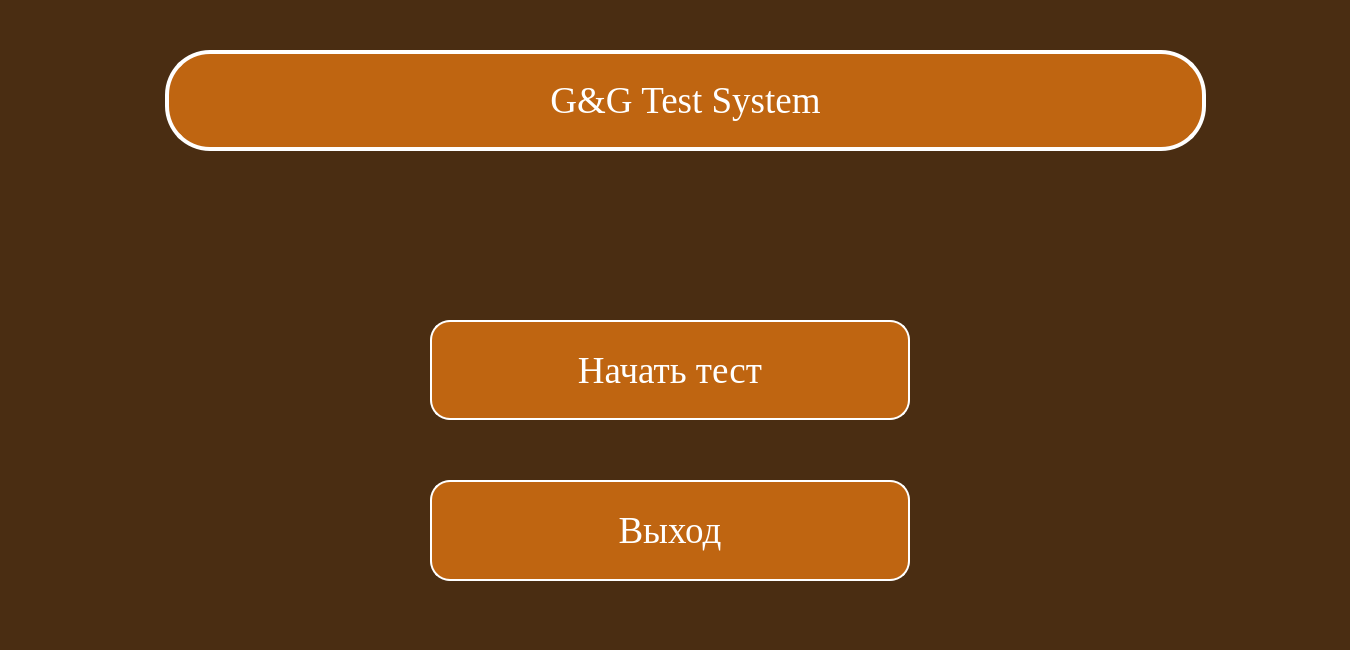
<?xml version="1.0" encoding="UTF-8"?>
<ui version="4.0">
 <class>Dialog</class>
 <widget class="QDialog" name="Dialog">
  <property name="geometry">
   <rect>
    <x>0</x>
    <y>0</y>
    <width>1350</width>
    <height>650</height>
   </rect>
  </property>
  <property name="windowTitle">
   <string>Dialog</string>
  </property>
  <property name="styleSheet">
   <string notr="true">background-color: rgb(74, 45, 18);
font-size:28pt;</string>
  </property>
  <widget class="QPushButton" name="startButton">
   <property name="geometry">
    <rect>
     <x>430</x>
     <y>320</y>
     <width>480</width>
     <height>100</height>
    </rect>
   </property>
   <property name="font">
    <font>
     <family>Times New Roman</family>
     <pointsize>50</pointsize>
     <weight>50</weight>
     <italic>false</italic>
     <bold>false</bold>
    </font>
   </property>
   <property name="styleSheet">
    <string notr="true">QPushButton {
color: white;
background-color: rgb(191, 101, 17);
border-radius: 20px;
border: 2px solid #ffffff;
font: 50pt &quot;Times New Roman&quot;;
}

QPushButton:pressed {
color: rgb(191, 101, 17);
background-color: white;
border: 4px solid rgb(191, 101, 17);
font: 50pt &quot;Times New Roman&quot;;
}</string>
   </property>
   <property name="text">
    <string>Начать тест</string>
   </property>
  </widget>
  <widget class="QPushButton" name="exitButton">
   <property name="geometry">
    <rect>
     <x>430</x>
     <y>480</y>
     <width>480</width>
     <height>101</height>
    </rect>
   </property>
   <property name="font">
    <font>
     <family>Times New Roman</family>
     <pointsize>50</pointsize>
     <weight>50</weight>
     <italic>false</italic>
     <bold>false</bold>
    </font>
   </property>
   <property name="styleSheet">
    <string notr="true">QPushButton {
color: white;
background-color: rgb(191, 101, 17);
border-radius: 20px;
border: 2px solid #ffffff;
font: 50pt &quot;Times New Roman&quot;;
}

QPushButton:pressed {
color: rgb(191, 101, 17);
background-color: white;
border: 4px solid rgb(191, 101, 17);
font: 50pt &quot;Times New Roman&quot;;
}</string>
   </property>
   <property name="text">
    <string>Выход</string>
   </property>
  </widget>
  <widget class="QLabel" name="label">
   <property name="geometry">
    <rect>
     <x>165</x>
     <y>50</y>
     <width>1041</width>
     <height>101</height>
    </rect>
   </property>
   <property name="font">
    <font>
     <family>Times New Roman</family>
     <pointsize>30</pointsize>
     <weight>50</weight>
     <italic>false</italic>
     <bold>false</bold>
    </font>
   </property>
   <property name="styleSheet">
    <string notr="true">font: 30pt &quot;Times New Roman&quot;;
color: white;
background-color: rgb(191, 101, 17);
border-radius: 45px;
border: 4px solid #ffffff;</string>
   </property>
   <property name="text">
    <string>G&amp;G Test System</string>
   </property>
   <property name="scaledContents">
    <bool>false</bool>
   </property>
   <property name="alignment">
    <set>Qt::AlignCenter</set>
   </property>
   <property name="wordWrap">
    <bool>true</bool>
   </property>
  </widget>
  <widget class="QLabel" name="label_2">
   <property name="geometry">
    <rect>
     <x>30</x>
     <y>260</y>
     <width>371</width>
     <height>381</height>
    </rect>
   </property>
   <property name="autoFillBackground">
    <bool>false</bool>
   </property>
   <property name="text">
    <string/>
   </property>
   <property name="pixmap">
    <pixmap>leftstart.jpg</pixmap>
   </property>
   <property name="scaledContents">
    <bool>true</bool>
   </property>
   <property name="alignment">
    <set>Qt::AlignCenter</set>
   </property>
   <property name="wordWrap">
    <bool>true</bool>
   </property>
  </widget>
  <widget class="QLabel" name="label_3">
   <property name="geometry">
    <rect>
     <x>939</x>
     <y>200</y>
     <width>371</width>
     <height>381</height>
    </rect>
   </property>
   <property name="autoFillBackground">
    <bool>false</bool>
   </property>
   <property name="text">
    <string/>
   </property>
   <property name="pixmap">
    <pixmap>rightstart.jpg</pixmap>
   </property>
   <property name="scaledContents">
    <bool>true</bool>
   </property>
   <property name="alignment">
    <set>Qt::AlignCenter</set>
   </property>
   <property name="wordWrap">
    <bool>true</bool>
   </property>
  </widget>
 </widget>
 <resources/>
 <connections/>
</ui>
